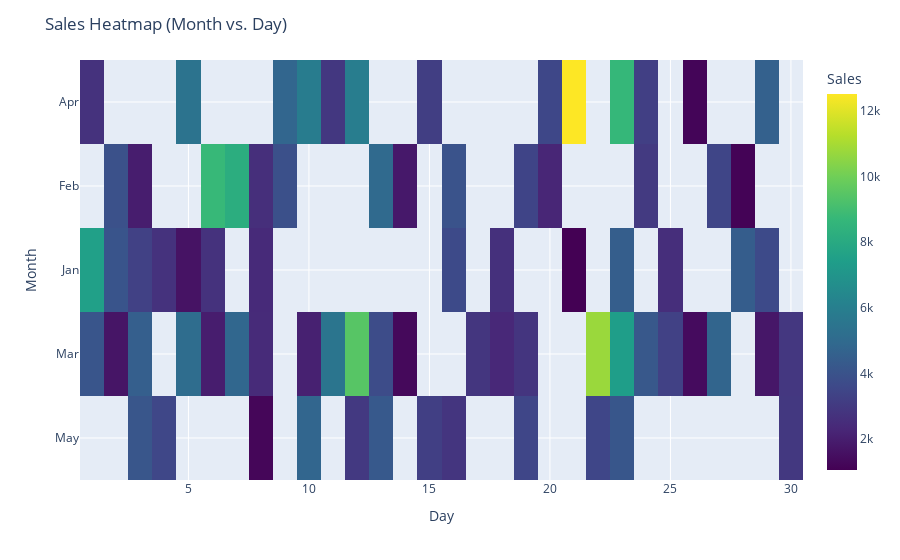

The cell this chart's notebook holds for it:
### Markdown cell above
Ques 3. Using the sales data, generate a heatmap to visualize the variation in sales across different months and days.
        np.random.seed(20)
        data={
        'Month': np.random.choice(['Jan','Feb','Mar', 'Apr','May',100),
        'Day': np.random.choice (range (1, 31), 100),
        'Sales': np.random.randint(1000 ,5000, 100)
        } 
        df = pd.DataFrame(data)

### Code cell
import numpy as np
import pandas as pd
import plotly.express as px

np.random.seed(20)
data = {
    'Month': np.random.choice(['Jan', 'Feb', 'Mar', 'Apr', 'May'], 100),
    'Day': np.random.choice(range(1, 31), 100),
    'Sales': np.random.randint(1000, 5000, 100)
}
df = pd.DataFrame(data)

# Create a pivot table to represent sales across months and days
pivot_df = df.pivot_table(values='Sales', index='Month', columns='Day', aggfunc='sum')

# Create a heatmap using Plotly
fig = px.imshow(pivot_df,
                labels=dict(x="Day", y="Month", color="Sales"),
                x=pivot_df.columns,
                y=pivot_df.index,
                color_continuous_scale='Viridis')

fig.update_layout(title='Sales Heatmap (Month vs. Day)')
fig.show()

### Figure 1 — Plotly figure (JSON) as saved in the notebook; plotly's stock layout.template omitted (floating-point values rounded to 4 significant figures; data arrays with more than 128 entries replaced by an {"elided": "..."} marker saying what was removed)
{"data": [{"coloraxis": "coloraxis", "hovertemplate": "Day: %{x}<br>Month: %{y}<br>Sales: %{z}<extra></extra>", "name": "0", "type": "heatmap", "x": [1, 2, 3, 4, 5, 6, 7, 8, 9, 10, 11, 12, 13, 14, 15, 16, 17, 18, 19, 20, 21, 22, 23, 24, 25, 26, 27, 28, 29, 30], "xaxis": "x", "y": ["Apr", "Feb", "Jan", "Mar", "May"], "yaxis": "y", "z": {"elided": "5x30 int values"}}], "layout": {"coloraxis": {"colorbar": {"title": {"text": "Sales"}}, "colorscale": [[0, "#440154"], [0.1111, "#482878"], [0.2222, "#3e4989"], [0.3333, "#31688e"], [0.4444, "#26828e"], [0.5556, "#1f9e89"], [0.6667, "#35b779"], [0.7778, "#6ece58"], [0.8889, "#b5de2b"], [1, "#fde725"]]}, "margin": {"t": 60}, "title": {"text": "Sales Heatmap (Month vs. Day)"}, "xaxis": {"anchor": "y", "constrain": "domain", "domain": [0, 1], "scaleanchor": "y", "title": {"text": "Day"}}, "yaxis": {"anchor": "x", "autorange": "reversed", "constrain": "domain", "domain": [0, 1], "title": {"text": "Month"}}}}
